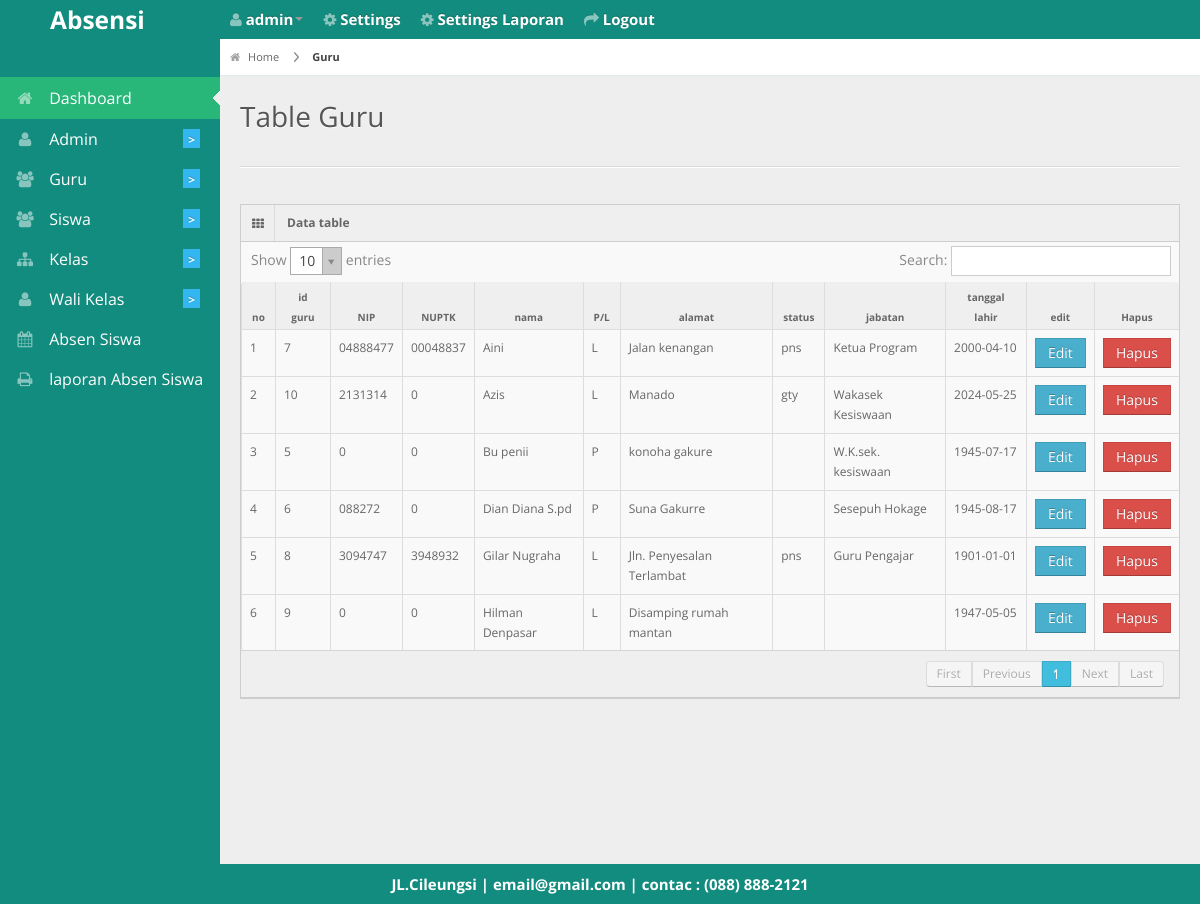
The app's page /admin/tableguru.php (signed in) with its own data.
### tables this page shows
CREATE TABLE `guru` (
  `id_guru` int(11) NOT NULL,
  `nip` varchar(255) NOT NULL,
  `nuptk` varchar(255) NOT NULL,
  `nama` varchar(30) NOT NULL,
  `jenis_kelamin` varchar(1) NOT NULL,
  `status` varchar(20) NOT NULL,
  `alamat` varchar(50) NOT NULL,
  `jabatan` varchar(20) NOT NULL,
  `telepon` varchar(50) NOT NULL,
  `tgl_lahir` date NOT NULL
);

CREATE TABLE `biodata` (
  `id_biodata` int(11) NOT NULL,
  `nama_sekolah` varchar(255) NOT NULL,
  `alamat` varchar(255) NOT NULL,
  `photo` varchar(255) NOT NULL,
  `email` varchar(255) NOT NULL,
  `telepon` varchar(20) NOT NULL,
  `kota` varchar(50) NOT NULL
);

### admin/tableguru.php (the view, shortened to what this page needs)
<?php
 include '../db/koneksi.php';
 include '../layout/header.php'; ?>
<div id="content">
  <div id="content-header">
    <div id="breadcrumb"> <a href="http://localhost/Tugas_Absen_siswa/<?php echo $_SESSION['akses']; ?>/" title="Go to Home" class="tip-bottom"><i class="icon-home"></i> Home</a>
      <a href="http://localhost/Tugas_Absen_siswa/admin/guru" class="current">Guru</a> </div>
    <h1>Table Guru</h1>
  </div>
  <div class="container-fluid">
    <hr>
    <div class="row-fluid">
      <div class="span12">
        <div class="widget-box">
          <div class="widget-title"> <span class="icon"><i class="icon-th"></i></span>
            <h5>Data table</h5>
          </div>
          <div class="widget-content nopadding">
            <table class="table table-bordered data-table">
              <thead>
                <tr>
                  <th>no</th>
                  <th>id guru</th>
                  <th>NIP</th>
                  <th>NUPTK</th>
                  <th>nama</th>
                  <th>P/L</th>
                  <th>alamat</th>
                  <th>status</th>
                  <th>jabatan</th>
                  <th>tanggal lahir</th>
                  <th>edit</th>
                  <th>Hapus</th>
              </tr>
              </thead>
              <tbody>
                <?php
                $query_tampil=mysqli_query($konek,"select * from guru ORDER BY nama");
                $no=1; while ($data=mysqli_fetch_array($query_tampil)) {
                  $kelamin=strtoupper($data['jenis_kelamin']);
                 ?>
                <tr class="gradeX">
                  <td><?php echo $no; ?></td>
                  <td><?php echo $data['id_guru']; ?></td>
                  <td><?php echo $data['nip']; ?></td>
                  <td><?php echo $data['nuptk']; ?></td>
                  <td><?php echo $data['nama']; ?></td>
                  <td><?php echo $kelamin; ?></td>
                  <td><?php echo $data['alamat']; ?></td>
                  <td><?php echo $data['status']; ?></td>
                  <td><?php echo $data['jabatan']; ?></td>
                  <td><?php echo $data['tgl_lahir']; ?></td>
                  <td><a href="http://localhost/Tugas_Absen_siswa/admin/guru/edit/<?PHP echo $data['id_guru']?>"class="btn btn-info">Edit</a></td>
                  <td><a href="http://localhost/Tugas_Absen_siswa/admin/guru/hapus/<?PHP echo $data['id_guru']?>"class="btn btn-danger">Hapus</a></td>
                </tr>
                <?php $no++; } ?>
              </tbody>
            </table>
          </div>
        </div>
      </div>
    </div>
  </div>
</div>
<?php include '../layout/footer.php'; ?>

### layout/header.php (shortened to what this page needs)
<?php $query_header=mysqli_query($konek,"SELECT * FROM biodata");
  $header_photo=mysqli_fetch_array($query_header);
 ?>
<!DOCTYPE html>
<html lang="en">
<head>
<?php $actual_link = 'http://'.$_SERVER['HTTP_HOST'].$_SERVER['PHP_SELF'];
  if ($actual_link=="http://localhost/Tugas_Absen_siswa/admin/index.php" or $actual_link=="http://localhost/Tugas_Absen_siswa/petugas_piket/index.php") {
?>
<link rel="stylesheet" href="http://localhost/Tugas_Absen_siswa/css/bootstrap.min.css" />
<link rel="stylesheet" href="http://localhost/Tugas_Absen_siswa/css/bootstrap-responsive.min.css" />
<link rel="stylesheet" href="http://localhost/Tugas_Absen_siswa/css/fullcalendar.css" />
<link rel="stylesheet" href="http://localhost/Tugas_Absen_siswa/css/matrix-style.css" />
<link rel="stylesheet" href="http://localhost/Tugas_Absen_siswa/css/matrix-media.css" />
<link href="http://localhost/Tugas_Absen_siswa/font-awesome/css/font-awesome.css" rel="stylesheet" />
<link href='http://fonts.googleapis.com/css?family=Open+Sans:400,700,800' rel='stylesheet' type='text/css'>
<?php }else{
  if ($actual_link=="http://localhost/Tugas_Absen_siswa/petugas_piket/tableguru.php" or $actual_link=="http://localhost/Tugas_Absen_siswa/petugas_piket/tablesiswa.php"
    or $actual_link=="http://localhost/Tugas_Absen_siswa/siswa/index.php") { ?>
    <link rel="stylesheet" href="http://localhost/Tugas_Absen_siswa/css/bootstrap2.min.css" />
  <?PHP }else{?>
  <link rel="stylesheet" href="http://localhost/Tugas_Absen_siswa/css/bootstrap.min.css" />
 <?PHP } ?>
  <link rel="stylesheet" href="http://localhost/Tugas_Absen_siswa/css/bootstrap-responsive.min.css" />
  <link rel="stylesheet" href="http://localhost/Tugas_Absen_siswa/css/uniform.css" />
  <link rel="stylesheet" href="http://localhost/Tugas_Absen_siswa/css/select2.css" />
  <link rel="stylesheet" href="http://localhost/Tugas_Absen_siswa/css/matrix-style.css" />
  <link rel="stylesheet" href="http://localhost/Tugas_Absen_siswa/css/matrix-media.css" />
<link rel="stylesheet" href="http://localhost/Tugas_Absen_siswa/css/colorpicker.css" />
<link rel="stylesheet" href="http://localhost/Tugas_Absen_siswa/css/datepicker.css" />
  <link href="http://localhost/Tugas_Absen_siswa/font-awesome/css/font-awesome.css" rel="stylesheet" />
<?PHP } ?>
</head>
<body>
<div id="header">
  <h3 style="margin-left:50px;">
    <a href="http://localhost/Tugas_Absen_siswa/<?PHP ECHO $_SESSION['akses']; ?>/"style="
    color: #fff;
">Absensi</a>
  </h3>
</div>
<div id="user-nav" class="navbar navbar-inverse">
  <ul class="nav">
    <li  class="dropdown" id="profile-messages" >
    <a title="" href="#" data-toggle="dropdown" data-target="#profile-messages" class="dropdown-toggle"style="
    color: #fff;
"><i class="icon icon-user"></i>
      <span class="text"><b> <?php echo $_SESSION['username']; ?></b></span><b class="caret"></b>
    </a>
    </li>
    <?php if ($_SESSION['akses']=='admin') {?>
    <li class=""><a title="Biodata Sekolah" href="http://localhost/Tugas_Absen_siswa/admin/setting"style="color: #fff;"><i class="icon icon-cog"></i> <span class="text"><b>Settings</b></span></a></li>
    <li class=""><a title="Biodata Sekolah" href="http://localhost/Tugas_Absen_siswa/admin/settinglaporan"style="color: #fff;"><i class="icon icon-cog"></i> <span class="text"><b>Settings Laporan</b></span></a></li>
    <?php } ?>
    <li class=""><a title="" href="http://localhost/Tugas_Absen_siswa/logout.php?id=<?PHP echo $_SESSION['id_user']; ?>"style="
    color: #fff;
"><i class="icon icon-share-alt"></i> <span class="text"><b>Logout</b></span></a></li>
  </ul>
</div>
<div id="sidebar"><a href="#" class="visible-phone"><i class="icon icon-home"></i> Dashboard</a>
  <ul>
    <li class="active"><a href="http://localhost/Tugas_Absen_siswa/<?PHP echo $_SESSION['akses']; ?>/">
    <i class="icon icon-home"></i> <span>Dashboard</span></a> </li>
    <?php if ($_SESSION['akses']=='admin') {?>
    <li class="submenu"> <a href="#"><i class="icon-user"></i> <span>Admin</span><span class="label label-important">></span></a>
    </li>
    <li class="submenu"> <a href="#"><i class="icon-group"></i> <span>Guru</span> <span class="label label-important">></span></a>
    </li>
    <li class="submenu"> <a href="#"><i class="icon-group"></i> <span>Siswa</span> <span class="label label-important">></span></a>
    </li>
    <li class="submenu"> <a href="#"><i class="icon-sitemap"></i> <span>Kelas</span> <span class="label label-important">></span></a>
    </li>
    <li class="submenu"> <a href="#"><i class="icon-user"></i> <span>Wali Kelas</span> <span class="label label-important">></span></a>
    </li>
    <li> <a href="http://localhost/Tugas_Absen_siswa/petugas_piket/siswa"><i class="icon-calendar"></i> <span>Absen Siswa</span> </a></li>
    <li> <a href="http://localhost/Tugas_Absen_siswa/kesiswaan/laporan"><i class="icon-print"></i> <span>laporan Absen Siswa</span> </a></li>
    <?PHP }else if($_SESSION['akses']=='petugas_piket'){?>
      <li> <a href="http://localhost/Tugas_Absen_siswa/petugas_piket/guru"><i class="icon-group"></i> <span>Data Guru</span> </a></li>
      <li> <a href="http://localhost/Tugas_Absen_siswa/petugas_piket/siswa"><i class="icon-calendar"></i> <span>Absen Siswa</span> </a></li>
    <?PHP }else if($_SESSION['akses']=='kesiswaan'){ ?>
      <li> <a href="http://localhost/Tugas_Absen_siswa/kesiswaan/laporan"><i class="icon-print"></i> <span>laporan</span> </a></li>
    <?php }else if($_SESSION['akses']=='wali_kelas'){ ?>
      <li> <a href="http://localhost/Tugas_Absen_siswa/wali_kelas/siswa"><i class="icon-group"></i>Table Siswa</a></li>
      <li> <a href="http://localhost/Tugas_Absen_siswa/wali_kelas/laporan"><i class="icon-print"></i> <span>laporan</span> </a></li>
      <?php }else if($_SESSION['akses']=='siswa'){ ?>
      <li> <a href="http://localhost/Tugas_Absen_siswa/siswa/siswa"><i class="icon-group"></i> <span>Siswa</span> </a></li>
      <li> <a href="http://localhost/Tugas_Absen_siswa/siswa/absen"><i class="icon-calendar"></i> <span>absen Siswa</span> </a></li>
    <?php } ?>
  </ul>
</div>

### layout/footer.php (shortened to what this page needs)
<div class="row-fluid">
  <div id="footer" class="span12"style="
    color: #fff;
    font-weight: bold;
    font-size: 15px;
">
     <?php echo "$header_photo[alamat] | $header_photo[email] | contac : $header_photo[telepon]"; ?> </div>
</div>
</body>
</html>

### css/matrix-media.css (style rules this page uses)
body { background: #128C7E; }
#header { background-color: #128C7E; margin-top:10px; }
#sidebar > ul > li.active { background-color: #28b779; border-bottom: 1px solid #28b779; border-top: 1px solid #28b779; }
#sidebar > ul > li.active a { color:#fff; text-decoration:none; }
#sidebar > ul > li > a > .label { background-color:#34B7F1; }

### records on screen
guru: id_guru "7", nip "04888477", nuptk "00048837", nama "Aini", jenis_kelamin "L", alamat "Jalan kenangan", status "pns", jabatan "Ketua Program", tgl_lahir "2000-04-10"
guru: id_guru "10", nip "2131314", nuptk "0", nama "Azis", jenis_kelamin "L", alamat "Manado", status "gty", jabatan "Wakasek Kesiswaan", tgl_lahir "2024-05-25"
guru: id_guru "5", nip "0", nuptk "0", nama "Bu penii", jenis_kelamin "P", alamat "konoha gakure", jabatan "W.K.sek. kesiswaan", tgl_lahir "1945-07-17"
guru: id_guru "6", nip "088272", nuptk "0", nama "Dian Diana S.pd", jenis_kelamin "P", alamat "Suna Gakurre", jabatan "Sesepuh Hokage", tgl_lahir "1945-08-17"
guru: id_guru "8", nip "3094747", nuptk "3948932", nama "Gilar Nugraha", jenis_kelamin "L", alamat "Jln. Penyesalan Terlambat", status "pns", jabatan "Guru Pengajar", tgl_lahir "1901-01-01"
guru: id_guru "9", nip "0", nuptk "0", nama "Hilman Denpasar", jenis_kelamin "L", alamat "Disamping rumah mantan", tgl_lahir "1947-05-05"
biodata: alamat "JL.Cileungsi", email "email@gmail.com", telepon "(088) 888-2121"

### other values on screen
$_SESSION['username'] "admin"
